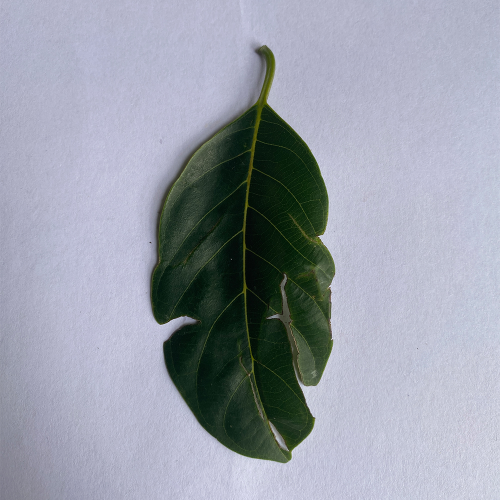
#> input picture dataset/Jack Fruit/diseased/j_d1_c.jpg, 1000 x 1000 px (shown at 1/2 size)
$ python -i pipeline.py   (imports and definitions only)   (older library calls are emulated)
#> lines starting #> are read from the running program, lines starting #| are printed output that depends on the picture; after the words box and inside, x2 and y2 are one past the last pixel; in counts of white or black regions, pixels touching at a corner belong together
#> further down, picture is the input picture: shape (1000, 1000, 3); mean B, G, R 169.7, 157.8, 152.9
import cv2
import numpy as np
import time
from skimage.feature import graycomatrix, graycoprops

# [153 lines left out: functions convert_color_space, enhance_contrast, correct_illumination, apply_noise_filter, apply_geometric_transformations, not called in this run]

# ----------------- DOMAIN ANALYSIS TECHNIQUES (Checklist 4 & 5) -----------------

def segment_leaf_and_lesions(img_bgr, hsv_lower_disease=np.array([10, 40, 40]), hsv_upper_disease=np.array([35, 255, 255]), min_contour_area=50):
    """
    Domain Analysis Technique 1 & 2:
    - Technique 1: Color Space Segmentation (HSV/Lab thresholding to isolate leaf canopy and disease spots).
    - Technique 2: Morphological Operations & Contour Analysis (Area calculation, lesion contour extraction, Infection Severity Index).
    """
#> called with hsv_lower_disease = array of shape (3,), hsv_upper_disease = array of shape (3,), min_contour_area = 50
    if img_bgr is None:
        return None, None, None, {}

    # Convert to HSV & Lab
    hsv = cv2.cvtColor(img_bgr, cv2.COLOR_BGR2HSV)
#> hsv: shape (1000, 1000, 3); mean H, S, V 106.5, 50.1, 173.5
    lab = cv2.cvtColor(img_bgr, cv2.COLOR_BGR2Lab)
#> lab: shape (1000, 1000, 3); mean of channels 0, 1, 2 163.3, 128.5, 121.7

    # 1. Segment Total Leaf Mask (Background separation: Green and brownish vegetation)
    lower_green = np.array([25, 30, 30])
    upper_green = np.array([90, 255, 255])
    green_mask = cv2.inRange(hsv, lower_green, upper_green)
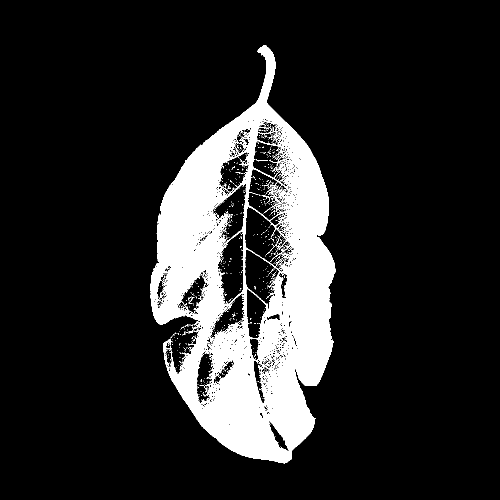
#> green_mask: shape (1000, 1000) (shown at 1/2 size); 13.9% white; 822 white regions (814 under 20 px), largest, box (x1, y1, x2, y2) and area: (301, 91, 671, 927) 136941, (479, 317, 494, 333) 51, (376, 594, 387, 608) 36

    # Also detect diseased leaf tissue in HSV
    disease_mask_raw = cv2.inRange(hsv, hsv_lower_disease, hsv_upper_disease)
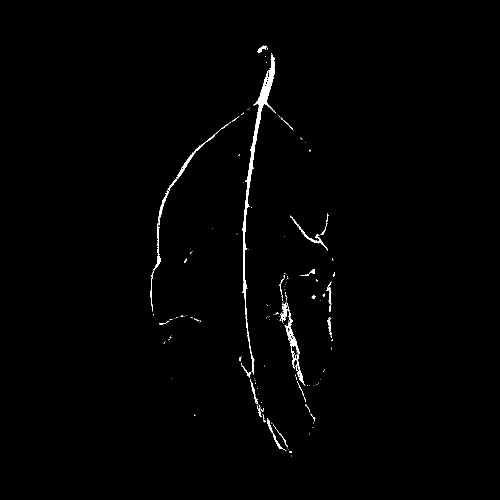
#> disease_mask_raw: shape (1000, 1000) (shown at 1/2 size); 0.85% white; 181 white regions (150 under 20 px), largest, box (x1, y1, x2, y2) and area: (484, 109, 552, 749) 3685, (569, 624, 600, 738) 618, (307, 382, 338, 541) 559

    # Combined leaf canopy
    leaf_mask_combined = cv2.bitwise_or(green_mask, disease_mask_raw)
#> leaf_mask_combined: shape (1000, 1000); 14% white; 817 white regions (809 under 20 px), largest, box (x1, y1, x2, y2) and area: (301, 91, 671, 927) 137617, (479, 317, 494, 333) 51, (376, 594, 387, 608) 36

    # Morphological refinement for leaf canopy (Closing to fill internal holes, Opening to remove background specks)
    kernel_leaf = cv2.getStructuringElement(cv2.MORPH_ELLIPSE, (7, 7))
    leaf_mask = cv2.morphologyEx(leaf_mask_combined, cv2.MORPH_CLOSE, kernel_leaf, iterations=2)
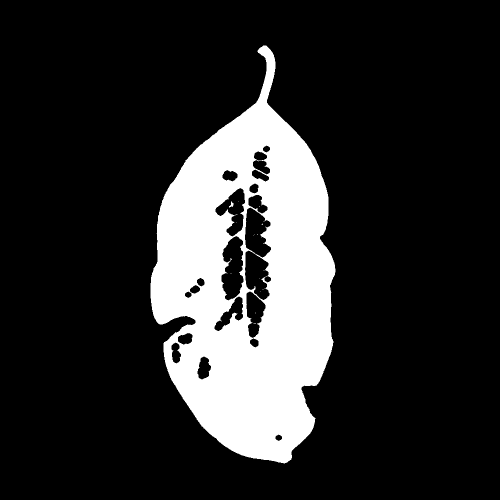
#> leaf_mask: shape (1000, 1000) (shown at 1/2 size); 17.5% white; 19 white regions (17 under 20 px), largest, box (x1, y1, x2, y2) and area: (301, 91, 671, 927) 174897, (458, 402, 467, 415) 54
    leaf_mask = cv2.morphologyEx(leaf_mask, cv2.MORPH_OPEN, kernel_leaf, iterations=1)
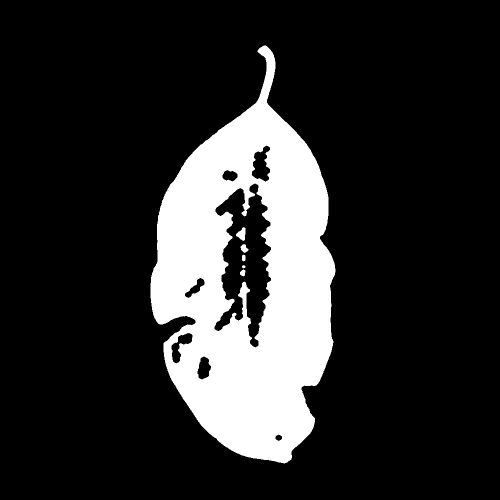
#> leaf_mask: shape (1000, 1000) (shown at 1/2 size); 17.4% white; 6 white regions, box (x1, y1, x2, y2) and area: (301, 91, 671, 927) 172977, (472, 454, 491, 482) 319, (481, 488, 497, 506) 174, (480, 539, 491, 553) 109, (484, 509, 491, 523) 82, (484, 530, 491, 537) 33

    # 2. Refine Disease Lesions within the detected leaf mask
    disease_mask_in_leaf = cv2.bitwise_and(disease_mask_raw, disease_mask_raw, mask=leaf_mask)
#> disease_mask_in_leaf: shape (1000, 1000); 0.82% white; 186 white regions (150 under 20 px), largest, box (x1, y1, x2, y2) and area: (488, 109, 552, 433) 2709, (569, 624, 600, 738) 618, (307, 382, 338, 541) 559

    # Morphological cleaning of lesion spots
    kernel_lesion = cv2.getStructuringElement(cv2.MORPH_RECT, (3, 3))
    lesion_mask = cv2.morphologyEx(disease_mask_in_leaf, cv2.MORPH_OPEN, kernel_lesion, iterations=1)
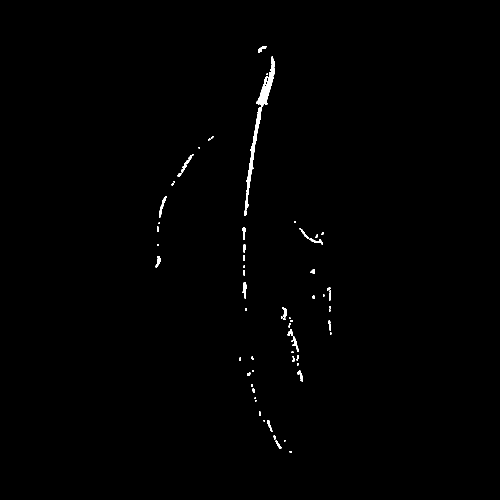
#> lesion_mask: shape (1000, 1000) (shown at 1/2 size); 0.53% white; 73 white regions (35 under 20 px), largest, box (x1, y1, x2, y2) and area: (490, 117, 550, 420) 2480, (318, 392, 333, 435) 187, (362, 308, 387, 345) 182
    lesion_mask = cv2.morphologyEx(lesion_mask, cv2.MORPH_CLOSE, kernel_lesion, iterations=1)
#> lesion_mask: shape (1000, 1000); 0.55% white; 56 white regions (21 under 20 px)

    # 3. Contour Analysis for Lesion Localization & Area Calculation
    contours, _ = cv2.findContours(lesion_mask, cv2.RETR_EXTERNAL, cv2.CHAIN_APPROX_SIMPLE)
#> contours = 56 contours, 30 with area under 20; largest, box (x1, y1, x2, y2) and area: (489, 113, 550, 432) 2265, (355, 308, 387, 354) 174, (599, 456, 646, 489) 161, (318, 392, 333, 435) 142, (485, 564, 494, 597) 127
    sorted_contours = sorted(contours, key=cv2.contourArea, reverse=True)
#> sorted_contours has the same summary as contours

    overlay = img_bgr.copy()
    # Semi-transparent red highlight on lesion spots for crisp AI visibility
    tint = overlay.copy()
    tint[lesion_mask > 0] = [0, 0, 240] # Vibrant red
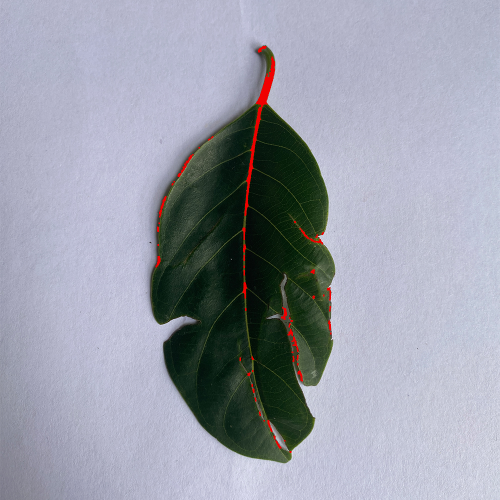
#> tint: shape (1000, 1000, 3) (shown at 1/2 size); 0.55% of pixels changed, all inside (x1, y1, x2, y2) = (311, 92, 663, 906)
    overlay = cv2.addWeighted(overlay, 0.70, tint, 0.30, 0)

    valid_lesions_count = 0
    total_lesion_area = 0

    for idx, cnt in enumerate(sorted_contours):
        area = cv2.contourArea(cnt)
        if area >= min_contour_area:
            valid_lesions_count += 1
            total_lesion_area += area
            x, y, w, h = cv2.boundingRect(cnt)
            # Draw bounding box and contour
            cv2.rectangle(overlay, (x, y), (x + w, y + h), (0, 0, 255), 2)
            cv2.drawContours(overlay, [cnt], -1, (0, 255, 255), 2)

            # Add small label badge for top spots
            if valid_lesions_count <= 6:
                label = f"#{valid_lesions_count}"
                cv2.rectangle(overlay, (x, max(0, y - 18)), (x + 28, max(0, y)), (0, 0, 255), -1)
                cv2.putText(overlay, label, (x + 3, max(12, y - 4)), cv2.FONT_HERSHEY_SIMPLEX, 0.4, (255, 255, 255), 1, cv2.LINE_AA)
#> this loop made 56 passes
#> (area, total_lesion_area, x, y, w, h, label) on passes 1 to 6: (2265, 2265, 489, 113, 61, 319, '#1'), (174.5, 2439.5, 355, 308, 32, 46, '#2'), (161, 2600.5, 599, 456, 47, 33, '#3'), (142, 2742.5, 318, 392, 15, 43, '#4'), (127, 2869.5, 485, 564, 9, 33, '#5'), (117.5, 2987, 562, 614, 12, 26, '#6')
#> (area, total_lesion_area, x, y, w, h) on passes 7 to 12: (105.5, 3092.5, 583, 673, 14, 31), (93.5, 3186, 311, 512, 10, 23), (86, 3272, 516, 92, 17, 13), (83, 3355, 595, 741, 11, 22), (69.5, 3424.5, 485, 455, 6, 25), (68.5, 3493, 575, 658, 11, 14)
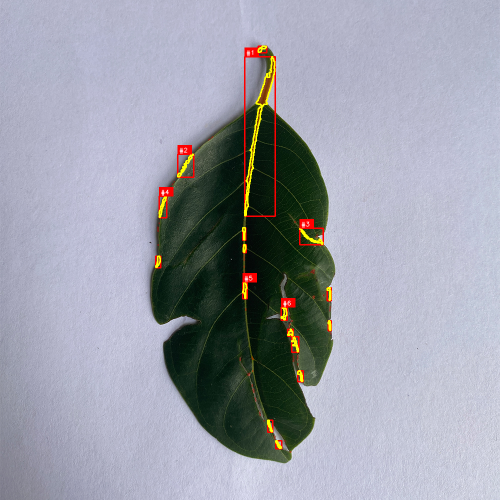
#> overlay: shape (1000, 1000, 3) (shown at 1/2 size); mean B, G, R 169, 158.1, 155.4
#> after the loop, total_lesion_area = 3782; valid_lesions_count = 17

    total_leaf_area = max(1, int(np.count_nonzero(leaf_mask)))
#> total_leaf_area = 173694

    # OUTPUT RULE (Checklist 5):
    # Infection Severity % = (Total Lesion Area / Total Leaf Area) * 100
    severity_pct = round((total_lesion_area / total_leaf_area) * 100, 2)
#> severity_pct = 2.18

    # Decision Rule
    if severity_pct < 2.0:
        health_status = "Healthy / Negligible Symptoms"
        severity_grade = "Grade 0 (Healthy)"
        status_color = "green"
    elif severity_pct <= 15.0:
        health_status = "Mild Infection / Early Stage"
        severity_grade = "Grade 1 (Mild)"
        status_color = "orange"
    else:
        health_status = "Severe Disease Infestation"
        severity_grade = "Grade 2 (Severe)"
        status_color = "red"

    metrics = {
        "Leaf Area (px)": total_leaf_area,
        "Lesion Area (px)": int(total_lesion_area),
        "Lesion Spot Count": valid_lesions_count,
        "Infection Severity (%)": severity_pct,
        "Health Decision": health_status,
        "Severity Grade": severity_grade,
        "Status Color": status_color
    }
#> metrics = {'Leaf Area (px)': 173694, 'Lesion Area (px)': 3782, 'Lesion Spot Count': 17, 'Infection Severity (%)': 2.18, 'Health Decision': 'Mild Infection / Early Stage', 'Severity Grade': 'Grade 1 (Mild)', 'Status Color': 'orange'}

    return leaf_mask, lesion_mask, overlay, metrics

# [23 lines left out: function extract_glcm_texture_features, not called in this run]

>>> import cv2
>>> picture = cv2.imread('../dataset/Jack Fruit/diseased/j_d1_c.jpg')
>>> result = segment_leaf_and_lesions(picture)

$ run again, on dataset/Jack Fruit/diseased/j_d2_c.jpg
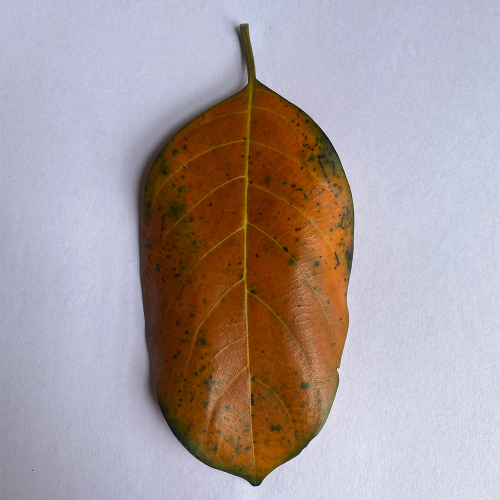
#> input picture dataset/Jack Fruit/diseased/j_d2_c.jpg, 1000 x 1000 px (shown at 1/2 size)
#> picture is the input picture: shape (1000, 1000, 3); mean B, G, R 158.2, 156.8, 170.2
#> hsv: shape (1000, 1000, 3); mean H, S, V 89.9, 78.7, 185.5
#> lab: shape (1000, 1000, 3); mean of channels 0, 1, 2 167.5, 135.8, 130.3
#> in segment_leaf_and_lesions, `green_mask = cv2.inRange(hsv, lower_green, upper_green)`:
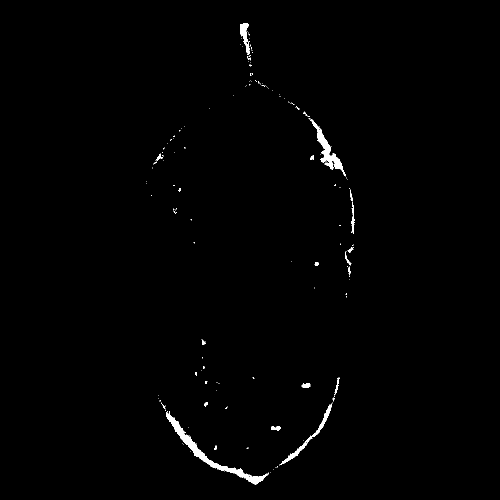
#> green_mask: shape (1000, 1000) (shown at 1/2 size); 0.74% white; 164 white regions (143 under 20 px), largest, box (x1, y1, x2, y2) and area: (332, 823, 538, 970) 2792, (617, 236, 692, 353) 1586, (559, 807, 664, 930) 940
#> disease_mask_raw: shape (1000, 1000); 26% white; 88 white regions (85 under 20 px), largest, box (x1, y1, x2, y2) and area: (279, 47, 709, 971) 259752, (311, 680, 324, 700) 124, (284, 557, 289, 575) 35
#> leaf_mask_combined: shape (1000, 1000); 26.1% white; 92 white regions (89 under 20 px), largest, box (x1, y1, x2, y2) and area: (279, 47, 709, 971) 260342, (311, 680, 324, 700) 124, (284, 557, 289, 575) 35
#> disease_mask_in_leaf: shape (1000, 1000); 26% white; 52 white regions (50 under 20 px), largest, box (x1, y1, x2, y2) and area: (279, 47, 709, 971) 259717, (312, 680, 324, 700) 123
#> contours = 9 contours, 5 with area under 20; largest, box (x1, y1, x2, y2) and area: (280, 47, 708, 970) 259300, (312, 680, 321, 688) 52, (280, 475, 288, 487) 28, (283, 358, 288, 366) 20
#> sorted_contours has the same summary as contours
#> the loop in segment_leaf_and_lesions, `for idx, cnt in enumerate(sorted_contours):` made 9 passes
#> (area, valid_lesions_count, total_lesion_area, x, y, w, h, label) on passes 1 to 2: (259299.5, 1, 259299.5, 280, 47, 428, 923, '#1'), (51.5, 2, 259351, 312, 680, 9, 8, '#2')
#> after the loop in segment_leaf_and_lesions, `for idx, cnt in enumerate(sorted_contours):`:
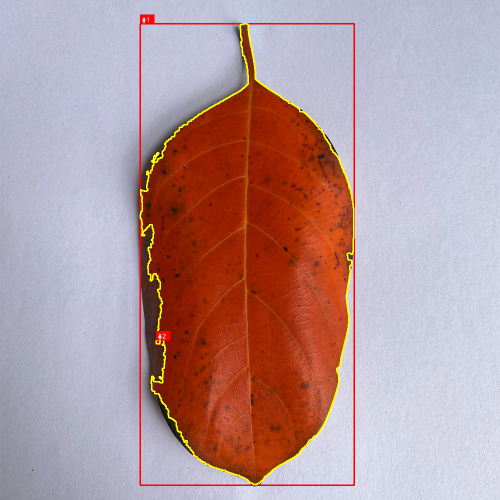
#> overlay: shape (1000, 1000, 3) (shown at 1/2 size); mean B, G, R 154.9, 151.9, 181.5
#> after the loop in segment_leaf_and_lesions, `for idx, cnt in enumerate(sorted_contours):`: total_lesion_area = 259351; valid_lesions_count = 2
#> total_leaf_area = 265446
#> severity_pct = 97.7
#> metrics = {'Leaf Area (px)': 265446, 'Lesion Area (px)': 259351, 'Lesion Spot Count': 2, 'Infection Severity (%)': 97.7, 'Health Decision': 'Severe Disease Infestation', 'Severity Grade': 'Grade 2 (Severe)', 'Status Color': 'red'}
